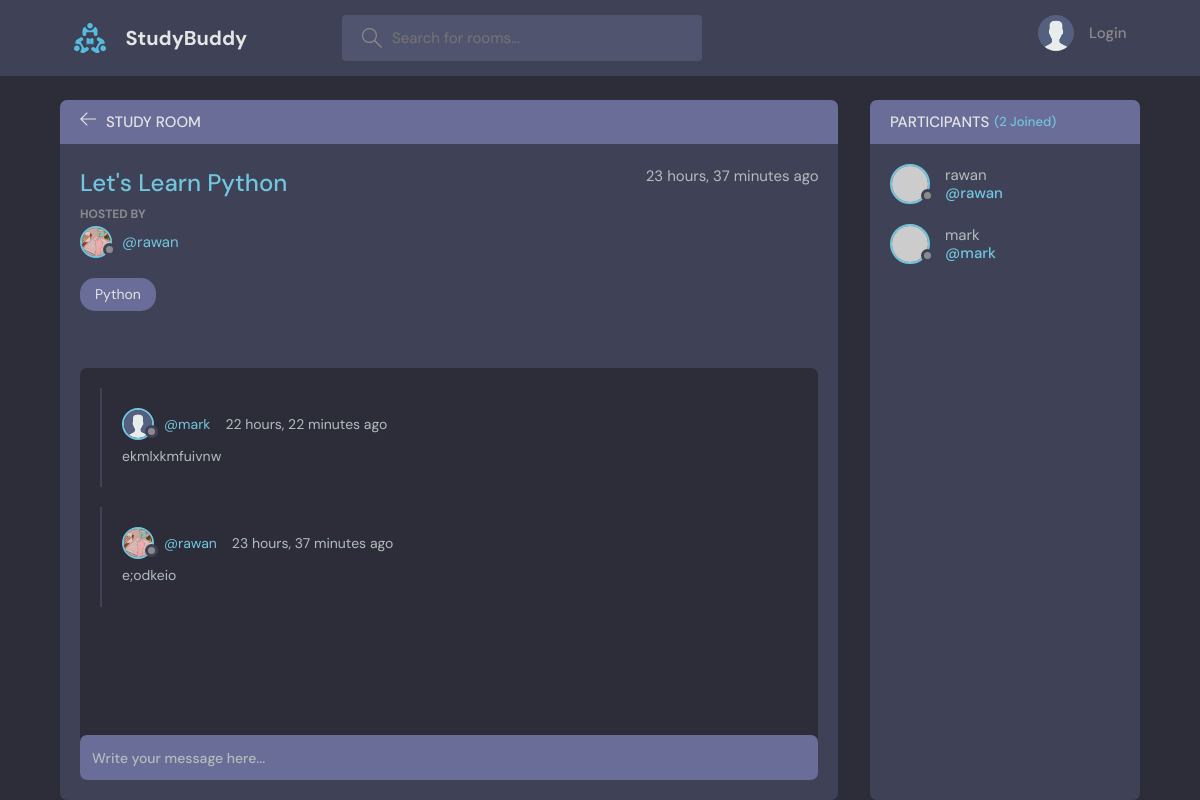
The page /room/1/ on the database its author committed.
### base/models.py (models this page shows, shortened)
class Room(models.Model):
    host = models.ForeignKey(User, on_delete=models.SET_NULL, null=True) #user->parent, room->child
    topic = models.ForeignKey(Topic, on_delete=models.SET_NULL, null=True) #topic->parent, room->child
    name = models.CharField(max_length=200)
    description = models.TextField(null=True, blank=True)
    participants = models.ManyToManyField(User, related_name='participants', blank=True)
    updated = models.DateTimeField(auto_now=True) #this takes a snapshot of any time this model instance was updated
    created = models.DateTimeField(auto_now_add=True) #this takes a snapshot/timestamp of the time this model instance was created
    class Meta:
        ordering = ['-updated', '-created']

class User(AbstractUser):
    name = models.CharField(max_length=200, null=True)
    email = models.EmailField(unique=True, null=True)
    bio = models.TextField(null=True)
    avatar = models.ImageField(null=True, default="avatar.svg")
    USERNAME_FIELD = 'email'
    REQUIRED_FIELDS = []

class Topic(models.Model):
    name = models.CharField(max_length=200)
    def __str__(self):
        return self.name

class Message(models.Model):
    user = models.ForeignKey(User, on_delete=models.CASCADE)
    room = models.ForeignKey(Room, on_delete=models.CASCADE)
    body = models.TextField()
    updated = models.DateTimeField(auto_now=True)
    created = models.DateTimeField(auto_now_add=True)
    class Meta:
        ordering = ['-updated', '-created']

### base/views.py (the view, shortened to what this page needs)
# urls.py: path('room/<str:pk>/', views.room, name="room"),
def room(request, pk):
    room = Room.objects.get(id=pk)
    room_messages = room.message_set.all()
    participants = room.participants.all()
    context = {'room': room, 'room_messages': room_messages, 'participants': participants}
    return render(request, 'base/room.html', context)

### base/templates/base/room.html (shortened to what this page needs)
{% extends 'main.html' %}
  {% block content %}
    <main class="profile-page layout layout--2">
      <div class="container">
        <div class="room">
          <div class="room__top">
            <div class="room__topLeft">
              <a href="{% url 'home' %}">
                <svg version="1.1" xmlns="http://www.w3.org/2000/svg" width="32" height="32" viewBox="0 0 32 32">
                  <title>arrow-left</title>
                  <path
                    d="M13.723 2.286l-13.723 13.714 13.719 13.714 1.616-1.611-10.96-10.96h27.625v-2.286h-27.625l10.965-10.965-1.616-1.607z"
                  ></path>
                </svg>
              </a>
              <h3>Study Room</h3>
            </div>
          </div>
          <div class="room__box scroll">
            <div class="room__header scroll">
              <div class="room__info">
                <h3>{{room.name}}</h3>
                <span>{{room.created|timesince}} ago</span>
              </div>
              <div class="room__hosted">
                <p>Hosted By</p>
                <a href="{% url 'user-profile' room.host.id %}" class="room__author">
                  <div class="avatar avatar--small">
                    <img src="{{room.host.avatar.url}}" />
                  </div>
                  <span>@{{room.host.username}}</span>
                </a>
              </div>
              <span class="room__topics">{{room.topic}}</span>
            </div>
            <div class="room__conversation">
              <div class="threads scroll">
                {% for message in room_messages %}
                <div class="thread">
                  <div class="thread__top">
                    <div class="thread__author">
                      <a href="{% url 'user-profile' message.user.id %}" class="thread__authorInfo">
                        <div class="avatar avatar--small">
                          <img src="{{message.user.avatar.url}}" />
                        </div>
                        <span>@{{message.user.username}}</span>
                      </a>
                      <span class="thread__date">{{message.created|timesince}} ago</span>
                    </div>
                  </div>
                  <div class="thread__details">
                    {{message.body}}
                  </div>
                </div>
                {% endfor %}
              </div>
            </div>
          </div>
          <div class="room__message">
            <form action="" method="POST">
              <input name="body" placeholder="Write your message here..." /></form>
          </div>
        </div>
        <div class="participants">
          <h3 class="participants__top">Participants <span>({{participants.count}} Joined)</span></h3>
          <div class="participants__list scroll">
            {% for participant in participants %}
            <a href="{% url 'user-profile' user.id %}" class="participant">
              <div class="avatar avatar--medium">
                <img src="https://randomuser.me/api/portraits/men/37.jpg" />
              </div>
              <p>
                {{participant.username}}
                <span>@{{participant.username}}</span>
              </p>
            </a>
            {% endfor %}
          </div>
        </div>
      </div>
    </main>
  {% endblock content %}

### rows shown on the page
Room: name "Let's Learn Python", created "23 hours, 37 minutes", host.avatar (picture), host.username "rawan", topic "Python"
Message: user.avatar (placeholder picture), user.username "mark", created "22 hours, 22 minutes", body "ekmlxkmfuivnw"
Message: user.avatar (picture), user.username "rawan", created "23 hours, 37 minutes", body "e;odkeio"
User: username "rawan"
User: username "mark"

### other values the page prints
{{ participants.count }} "2"
